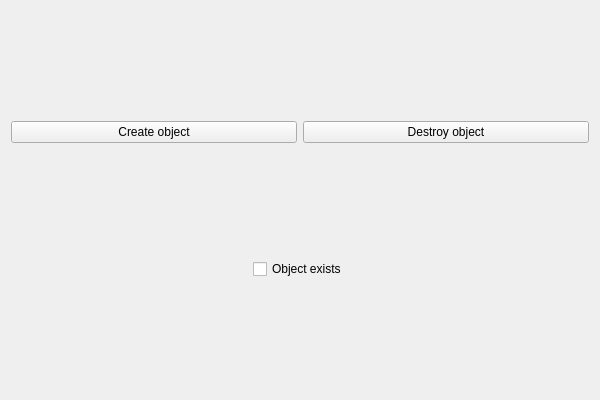
<?xml version="1.0" encoding="UTF-8"?>
<ui version="4.0">
 <class>MainWidget</class>
 <widget class="QWidget" name="MainWidget">
  <property name="geometry">
   <rect>
    <x>0</x>
    <y>0</y>
    <width>600</width>
    <height>400</height>
   </rect>
  </property>
  <property name="windowTitle">
   <string>Widget</string>
  </property>
  <layout class="QGridLayout" name="gridLayout">
   <item row="0" column="0" colspan="2">
    <widget class="QPushButton" name="createButton">
     <property name="text">
      <string>Create object</string>
     </property>
    </widget>
   </item>
   <item row="0" column="2" colspan="2">
    <widget class="QPushButton" name="destroyButton">
     <property name="text">
      <string>Destroy object</string>
     </property>
    </widget>
   </item>
   <item row="1" column="0">
    <spacer name="horizontalSpacer">
     <property name="orientation">
      <enum>Qt::Horizontal</enum>
     </property>
     <property name="sizeHint" stdset="0">
      <size>
       <width>236</width>
       <height>20</height>
      </size>
     </property>
    </spacer>
   </item>
   <item row="1" column="1" colspan="2">
    <widget class="QCheckBox" name="objectExists">
     <property name="text">
      <string>Object exists</string>
     </property>
    </widget>
   </item>
   <item row="1" column="3">
    <spacer name="horizontalSpacer_2">
     <property name="orientation">
      <enum>Qt::Horizontal</enum>
     </property>
     <property name="sizeHint" stdset="0">
      <size>
       <width>235</width>
       <height>20</height>
      </size>
     </property>
    </spacer>
   </item>
  </layout>
 </widget>
 <layoutdefault spacing="6" margin="11"/>
 <resources/>
 <connections/>
</ui>
